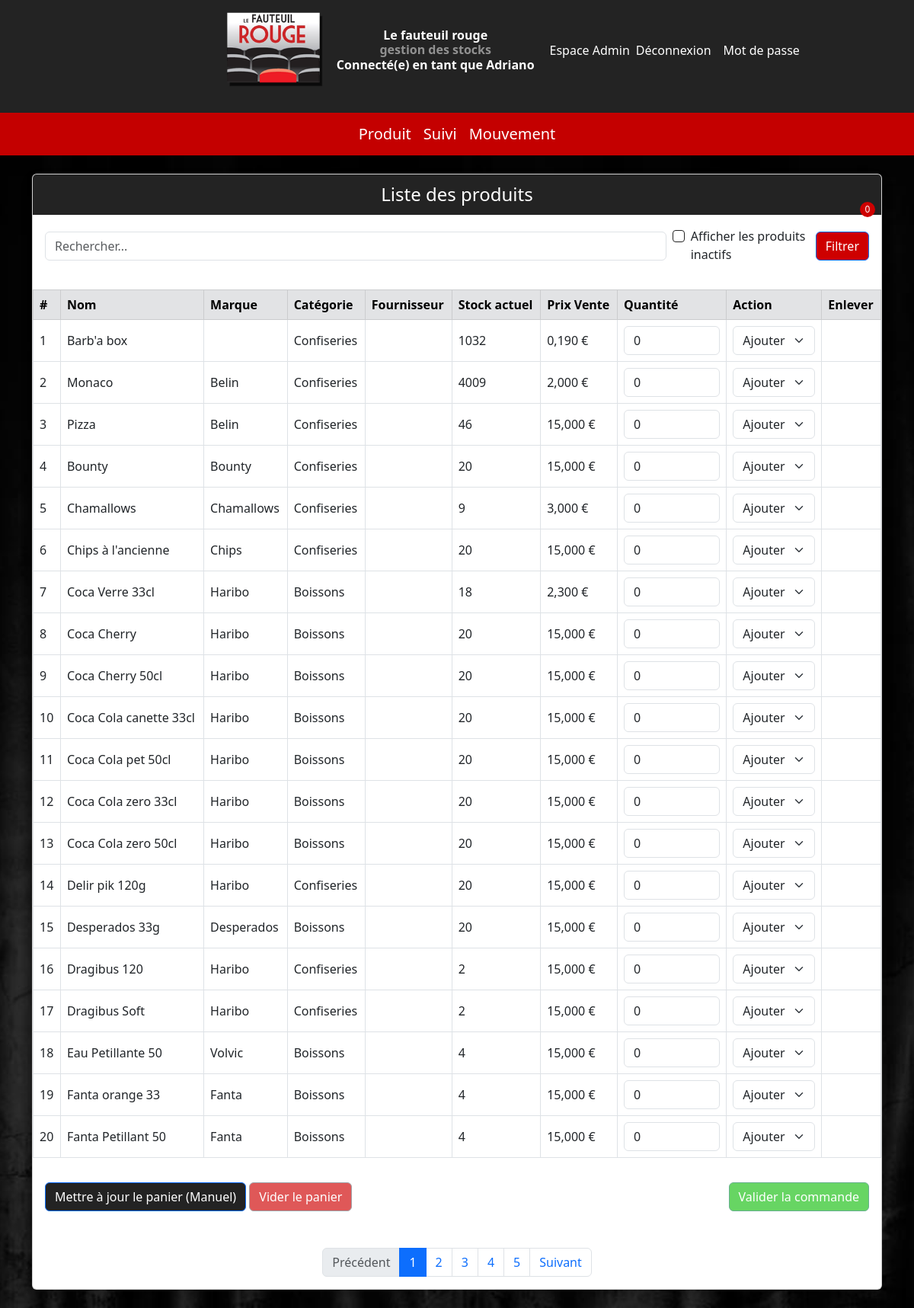
The app's page /page/produit.php (signed in) with its own data.
### tables this page shows
CREATE TABLE `Produit` (
  `id_produit` int(11) NOT NULL,
  `nom` varchar(100) NOT NULL,
  `format` varchar(50) DEFAULT NULL,
  `actif` tinyint(1) NOT NULL,
  `id_marque` int(11) DEFAULT NULL,
  `id_categorie` int(11) DEFAULT NULL,
  `id_fournisseur` int(11) DEFAULT NULL,
  `seuil` int(11) DEFAULT NULL,
  `stock_actuel` int(11) DEFAULT 0,
  `qte` float(10,3) NOT NULL,
  `HT` float(10,3) NOT NULL,
  `promo` tinyint(1) NOT NULL,
  `reduction` int(11) NOT NULL DEFAULT 0,
  `pourcentage` float(10,2) NOT NULL DEFAULT 5.50,
  `Vente` float(10,3) NOT NULL,
  `TTC` float(10,3) GENERATED ALWAYS AS (round(case when `pourcentage` = 5.50 then `HT` * 1.055 else `HT` * 1.2 end,2)) STORED,
  `U` float(10,3) GENERATED ALWAYS AS (round(`TTC` / nullif(`qte`,0),2)) STORED,
  `Estimation` float(10,2) GENERATED ALWAYS AS (round(`U` * 3,0)) STORED,
  `Marge` float(10,3) GENERATED ALWAYS AS (round(`Vente` / nullif(`U`,0),3)) STORED
);

CREATE TABLE `Categorie` (
  `id_categorie` int(11) NOT NULL,
  `nom` varchar(100) NOT NULL,
  `description` text NOT NULL
);

CREATE TABLE `Marque` (
  `id_marque` int(11) NOT NULL,
  `nom` varchar(100) NOT NULL
);

### page/produit.php (the view, shortened to what this page needs)
<?php
require '../visuel/barre.php';
require '../donnée/connect.php';
$limit = 20;
$page = isset($_GET['page']) && is_numeric($_GET['page']) ? (int)$_GET['page'] : 1;
$offset = ($page - 1) * $limit;
$search = trim($_GET['search'] ?? '');
$afficherInactifs = isset($_GET['afficher_inactifs']) && $_GET['afficher_inactifs'] === '1';
$where = [];
$params = [];
if (!$afficherInactifs) {
    $where[] = "p.actif = 1";
}
$whereSql = $where ? "WHERE " . implode(" AND ", $where) : "";
$stmtCount = $pdo->prepare("
    SELECT COUNT(*)
    FROM Produit p
    LEFT JOIN Marque m ON p.id_marque = m.id_marque
    LEFT JOIN Categorie c ON p.id_categorie = c.id_categorie
    LEFT JOIN Fournisseur f ON p.id_fournisseur = f.id_fournisseur
    $whereSql
");
$stmtCount->execute($params);
$totalProduits = (int)$stmtCount->fetchColumn();
$totalPages = (int)ceil($totalProduits / $limit);
$sql = "
    SELECT p.*, m.nom AS nom_marque, c.nom AS nom_categorie, f.nom AS nom_fournisseur
    FROM Produit p
    LEFT JOIN Marque m ON p.id_marque = m.id_marque
    LEFT JOIN Categorie c ON p.id_categorie = c.id_categorie
    LEFT JOIN Fournisseur f ON p.id_fournisseur = f.id_fournisseur
    $whereSql
    ORDER BY p.id_produit ASC
    LIMIT :limit OFFSET :offset
";
$stmt = $pdo->prepare($sql);
$stmt->bindValue(':limit', $limit, PDO::PARAM_INT);
$stmt->bindValue(':offset', $offset, PDO::PARAM_INT);
$stmt->execute();
$panierNonVide = false;
?>
<!DOCTYPE html>
<html lang="fr">
<head>
    <link href="https://cdn.jsdelivr.net/npm/bootstrap@5.3.0/dist/css/bootstrap.min.css" rel="stylesheet" />
</head>
<body>
<div class="container my-4">
    <div class="card shadow">
  <div class="card-header text-center" style="background-color: #232323; color: white; font-size: 1.5rem;">
            <span>Liste des produits</span>
            <div class="panier-badge">
                <span class="panier-count" id="panierCount"><?= count($_SESSION['panier']) ?></span>
            </div>
        </div>
        <form method="get" class="mb-3 d-flex align-items-center gap-2 p-3">
            <input type="search" name="search" class="form-control" placeholder="Rechercher..." style="border-color: #232323value="<?= htmlspecialchars($search) ?>/>
            <div class="form-check">
                <input type="checkbox" id="afficher_inactifs" name="afficher_inactifs" value="1" class="form-check-input" style="border-color: #232323<?= $afficherInactifs ? 'checked' : '' ?>">
                <label for="afficher_inactifs" class="form-check-label">Afficher les produits inactifs</label>
            </div>
            <button type="submit" class="btn btn-primary" style="background-color: rgb(206, 0, 0);">Filtrer</button>
        </form>
        <form method="post" id="panierForm">
            <div class="table-responsive">
                <table class="table table-bordered align-middle mb-0">
                    <thead class="table-secondary">
                    <tr>
                        <th>#</th>
                        <th>Nom</th>
                        <th>Marque</th>
                        <th>Catégorie</th>
                        <th>Fournisseur</th>
                        <th>Stock actuel</th>
                        <th>Prix Vente</th>
                        <th>Quantité</th>
                        <th>Action</th>
                        <th>Enlever</th>
                    </tr>
                    </thead>
                    <tbody>
                    <?php
                    $i = $offset + 1;
                    while ($row = $stmt->fetch(PDO::FETCH_ASSOC)):
                        $idProduit = $row['id_produit'];
                        $quantitePanier = $_SESSION['panier'][$idProduit]['quantite'] ?? 0;
                        $actionPanier = $_SESSION['panier'][$idProduit]['action'] ?? 'ajouter';
                        $estInactif = $row['actif'] == 0;
                        $stockActuel = (int)$row['stock_actuel'];
                        $stockTheorique = $stockActuel;
                    ?>
                        <tr <?= $estInactif ? 'class="table-secondary"' : '' ?>>
                            <td><?= $i++ ?></td>
                            <td><?= htmlspecialchars($row['nom']) . ' ' . htmlspecialchars($row['format']) ?></td>
                            <td><?= htmlspecialchars($row['nom_marque']) ?></td>
                            <td><?= htmlspecialchars($row['nom_categorie']) ?></td>
                            <td><?= htmlspecialchars($row['nom_fournisseur']) ?></td>
                            <td>
                                <span id="stock-<?= $idProduit ?>" class="<?= $stockTheorique != $stockActuel ? 'text-primary fw-bold' : '' ?>">
                                    <?= $stockTheorique ?>
                                </span>
                            </td>
                            <td><?= number_format((float)$row['Vente'], 3, ',', ' ') ?> €</td>
                            <td>
                                <input
                                    type="number"
                                    name="quantites[]"
                                    min="0"
                                    max="1000"
                                    value="<?= htmlspecialchars($quantitePanier) ?>"
                                    class="form-control quantite-input"
                                    data-product-id="<?= $idProduit ?>"
                                    data-stock-actuel="<?= $stockActuel ?>"
                                    <?= $estInactif ? 'disabled' : '' ?>
                                />
                            </td>
                            <td>
                                <select name="actions[]" class="form-select action-select" data-product-id="<?= $idProduit ?>" <?= $estInactif ? 'disabled' : '' ?>>
                                    <option value="ajouter" <?= $actionPanier === 'ajouter' ? 'selected' : '' ?>>Ajouter</option>
                                </select>
                            </td>
                            <td>
                            </td>
                        </tr>
                    <?php endwhile; ?>
                    </tbody>
                </table>
            </div>
            <div class="d-flex justify-content-between align-items-center mt-3 p-3">
                <div>
                  <button type="submit" name="update_panier" class="btn btn-primary" style="background-color: #232323; color: white;">Mettre à jour le panier (Manuel)</button>
                  <button type="submit" name="vider_panier" class="btn btn-secondary" style="background-color: rgb(206, 0, 0); color: white;" <?= $panierNonVide ? '' : 'disabled' ?>>Vider le panier</button>
                </div>
                <div>
                    <button type="submit" name="valider_panier" class="btn btn-success" style="background-color:rgb(23, 192, 17); color: white;" <?= $panierNonVide ? '' : 'disabled' ?> onclick="return confirm('Êtes-vous sûr de vouloir valider cette commande ?');">Valider la commande</button>
                </div>
            </div>
        </form>
        <nav aria-label="Page navigation" class="mt-3">
            <ul class="pagination justify-content-center">
                <?php if ($page > 1): ?>
                    <li class="page-item"><a class="page-link" href="?page=<?= $page - 1 ?>&search=<?= urlencode($search) ?>&afficher_inactifs=<?= $afficherInactifs ? 1 : 0 ?>">Précédent</a></li>
                <?php else: ?>
                    <li class="page-item disabled"><span class="page-link">Précédent</span></li>
                <?php endif; ?>
                <?php for ($p = 1; $p <= $totalPages; $p++): ?>
                    <li class="page-item <?= $p === $page ? 'active' : '' ?>">
                        <a class="page-link" href="?page=<?= $p ?>&search=<?= urlencode($search) ?>&afficher_inactifs=<?= $afficherInactifs ? 1 : 0 ?>"><?= $p ?></a>
                    </li>
                <?php endfor; ?>
                <?php if ($page < $totalPages): ?>
                    <li class="page-item"><a class="page-link" href="?page=<?= $page + 1 ?>&search=<?= urlencode($search) ?>&afficher_inactifs=<?= $afficherInactifs ? 1 : 0 ?>">Suivant</a></li>
                <?php else: ?>
                    <li class="page-item disabled"><span class="page-link">Suivant</span></li>
                <?php endif; ?>
            </ul>
        </nav>
    </div>
</div>
</body>
</html>

### visuel/barre.php (shortened to what this page needs)
<?php
$idRole = $_SESSION['idRole'] ?? null;
?>
<link href="https://cdn.jsdelivr.net/npm/bootstrap@5.3.0-alpha1/dist/css/bootstrap.min.css" rel="stylesheet">
<div class="d-flex justify-content-center align-items-center py-3" style="background-color: #232323; border-color: rgb(206, 0, 0); color: #fff;">
  <img src="../images/logo.png" alt="Logo" style="height:100px; margin-left: 150px;">
  <span class="navbar-brand mb-0 h1 text-center text-white fw-bold ms-3">
    Le fauteuil rouge
    <br>
    <small class="text-white-50 fs-6">gestion des stocks</small><br>
    <span>Connecté(e) en tant que <strong><?= htmlspecialchars($_SESSION['login']) ?></strong></span>
  </span>
  <?php
  if ($idRole == 1 || $idRole == 2): ?>
    <div class="d-flex flex-column align-items-start" style="margin-left: 20px;">
      <a href="../communication/panneau.php" class="navbar-brand text-white px-0 py-1">Espace Admin</a>
    </div>
  <?php endif; ?>
  <?php if (empty($_SESSION['login'])): ?>
      <a href="#" class="navbar-brand text-white mx-2" style="margin-right: 20px;">Connexion</a>
      <?php else: ?>
      <a href="../communication/deco.php" class="navbar-brand text-white mx-2" style="margin-right: 20px;">Déconnexion</a>
      <a href="compte.php" class="navbar-brand text-white mx-2" style="margin-right: 20px;">Mot de passe</a>
  <?php endif; ?>
</div>
<nav class="navbar navbar-expand-lg" style="background-color: #232323; min-height: 0;">
</nav>
<nav class="navbar" style="background-color: #c40000; min-height: 35px;">
  <div class="container d-flex justify-content-center align-items-center">
      <a href="produit.php" class="navbar-brand text-white mx-2" style="margin-right: 20px;">Produit</a>
      <a href="historique.php" class="navbar-brand text-white mx-2" style="margin-left: 20px;">Suivi</a>
      <a href="mouvement.php" class="navbar-brand text-white mx-2" style="margin-left: 20px;">Mouvement</a>
      </div>
</nav>

### visuel/barre.php (style rules this page uses)
body { background-image: url('../images/cinema.jpg'); background-size: cover; background-repeat: no-repeat; background-attachment: fixed; background-position: center center; z-index: -1; }

### page/produit.php (style rules this page uses)
.panier-badge { position: relative; }
.panier-count { position: absolute; top: -8px; right: -8px; background: rgb(206, 0, 0); color: white; border-radius: 50%; width: 20px; height: 20px; font-size: 12px; display: flex; align-items: center; justify-content: center; }

### records on screen
produit: nom "Barb'a box", id_categorie.nom "Confiseries", stock_actuel "1032", Vente "0,190", id_produit+stock_actuel+actif "0", id_produit+actif "Ajouter"
produit: nom "Monaco", id_marque.nom "Belin", id_categorie.nom "Confiseries", stock_actuel "4009", Vente "2,000", id_produit+stock_actuel+actif "0", id_produit+actif "Ajouter"
produit: nom "Pizza", id_marque.nom "Belin", id_categorie.nom "Confiseries", stock_actuel "46", Vente "15,000", id_produit+stock_actuel+actif "0", id_produit+actif "Ajouter"
produit: nom "Bounty", id_marque.nom "Bounty", id_categorie.nom "Confiseries", stock_actuel "20", Vente "15,000", id_produit+stock_actuel+actif "0", id_produit+actif "Ajouter"
produit: nom "Chamallows", id_marque.nom "Chamallows", id_categorie.nom "Confiseries", stock_actuel "9", Vente "3,000", id_produit+stock_actuel+actif "0", id_produit+actif "Ajouter"
produit: nom "Chips à l'ancienne", id_marque.nom "Chips", id_categorie.nom "Confiseries", stock_actuel "20", Vente "15,000", id_produit+stock_actuel+actif "0", id_produit+actif "Ajouter"
produit: nom "Coca Verre", format "33cl", id_marque.nom "Haribo", id_categorie.nom "Boissons", stock_actuel "18", Vente "2,300", id_produit+stock_actuel+actif "0", id_produit+actif "Ajouter"
produit: nom "Coca Cherry", id_marque.nom "Haribo", id_categorie.nom "Boissons", stock_actuel "20", Vente "15,000", id_produit+stock_actuel+actif "0", id_produit+actif "Ajouter"
produit: nom "Coca Cherry", format "50cl", id_marque.nom "Haribo", id_categorie.nom "Boissons", stock_actuel "20", Vente "15,000", id_produit+stock_actuel+actif "0", id_produit+actif "Ajouter"
produit: nom "Coca Cola canette", format "33cl", id_marque.nom "Haribo", id_categorie.nom "Boissons", stock_actuel "20", Vente "15,000", id_produit+stock_actuel+actif "0", id_produit+actif "Ajouter"
produit: nom "Coca Cola pet", format "50cl", id_marque.nom "Haribo", id_categorie.nom "Boissons", stock_actuel "20", Vente "15,000", id_produit+stock_actuel+actif "0", id_produit+actif "Ajouter"
produit: nom "Coca Cola zero", format "33cl", id_marque.nom "Haribo", id_categorie.nom "Boissons", stock_actuel "20", Vente "15,000", id_produit+stock_actuel+actif "0", id_produit+actif "Ajouter"
produit: nom "Coca Cola zero", format "50cl", id_marque.nom "Haribo", id_categorie.nom "Boissons", stock_actuel "20", Vente "15,000", id_produit+stock_actuel+actif "0", id_produit+actif "Ajouter"
produit: nom "Delir pik", format "120g", id_marque.nom "Haribo", id_categorie.nom "Confiseries", stock_actuel "20", Vente "15,000", id_produit+stock_actuel+actif "0", id_produit+actif "Ajouter"
produit: nom "Desperados", format "33g", id_marque.nom "Desperados", id_categorie.nom "Boissons", stock_actuel "20", Vente "15,000", id_produit+stock_actuel+actif "0", id_produit+actif "Ajouter"
produit: nom "Dragibus", format "120", id_marque.nom "Haribo", id_categorie.nom "Confiseries", stock_actuel "2", Vente "15,000", id_produit+stock_actuel+actif "0", id_produit+actif "Ajouter"
produit: nom "Dragibus Soft", id_marque.nom "Haribo", id_categorie.nom "Confiseries", stock_actuel "2", Vente "15,000", id_produit+stock_actuel+actif "0", id_produit+actif "Ajouter"
produit: nom "Eau Petillante", format "50", id_marque.nom "Volvic", id_categorie.nom "Boissons", stock_actuel "4", Vente "15,000", id_produit+stock_actuel+actif "0", id_produit+actif "Ajouter"
produit: nom "Fanta orange", format "33", id_marque.nom "Fanta", id_categorie.nom "Boissons", stock_actuel "4", Vente "15,000", id_produit+stock_actuel+actif "0", id_produit+actif "Ajouter"
produit: nom "Fanta Petillant", format "50", id_marque.nom "Fanta", id_categorie.nom "Boissons", stock_actuel "4", Vente "15,000", id_produit+stock_actuel+actif "0", id_produit+actif "Ajouter"

### other values on screen
$_SESSION['login'] "Adriano"
count($_SESSION['panier']) "0"
